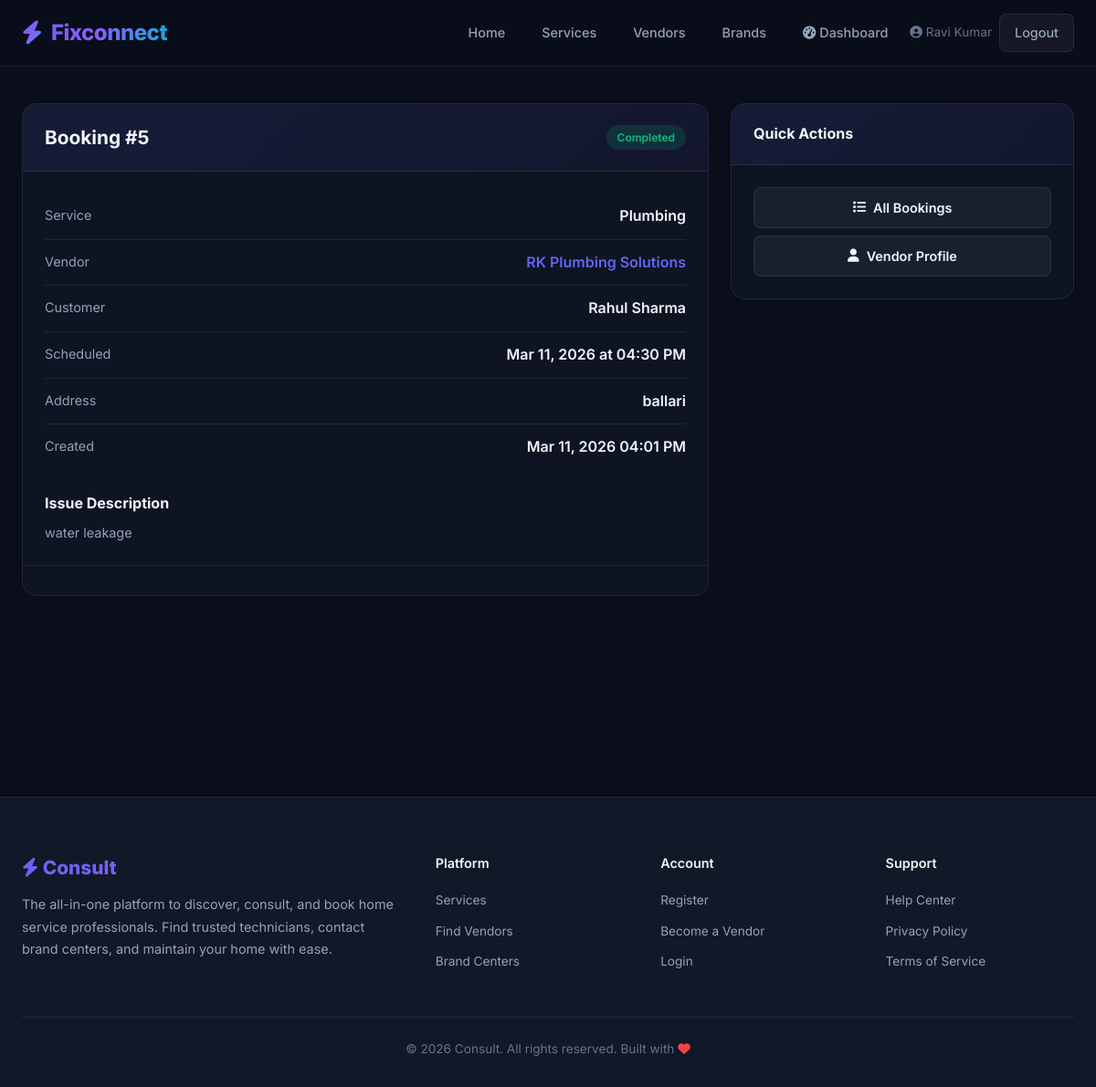
The app's page /bookings/5/ (signed in) with its own data.
### service/models.py (models this page shows, shortened)
class User(AbstractUser):
    ROLE_CHOICES = (
        ('customer', 'Customer'),
        ('vendor', 'Vendor'),
        ('admin', 'Admin'),
    )
    role = models.CharField(max_length=10, choices=ROLE_CHOICES, default='customer')
    phone = models.CharField(max_length=15, blank=True)
    city = models.CharField(max_length=100, blank=True)
    area = models.CharField(max_length=100, blank=True)
    profile_image = models.ImageField(upload_to='profiles/', blank=True, null=True)

class Booking(models.Model):
    STATUS_CHOICES = (
        ('pending', 'Pending'),
        ('accepted', 'Accepted'),
        ('in_progress', 'In Progress'),
        ('completed', 'Completed'),
        ('cancelled', 'Cancelled'),
    )
    customer = models.ForeignKey(User, on_delete=models.CASCADE, related_name='customer_bookings')
    vendor = models.ForeignKey(VendorProfile, on_delete=models.CASCADE, related_name='bookings')
    service = models.ForeignKey(ServiceCategory, on_delete=models.SET_NULL, null=True)
    description = models.TextField()
    scheduled_date = models.DateField()
    scheduled_time = models.TimeField()
    status = models.CharField(max_length=15, choices=STATUS_CHOICES, default='pending')
    address = models.TextField(blank=True)
    created_at = models.DateTimeField(auto_now_add=True)
    updated_at = models.DateTimeField(auto_now=True)
    class Meta:
        ordering = ['-created_at']

class ServiceCategory(models.Model):
    name = models.CharField(max_length=100)
    slug = models.SlugField(unique=True)
    description = models.TextField(blank=True)
    icon = models.CharField(max_length=50, default='fas fa-tools')  # FontAwesome icon class
    class Meta:
        verbose_name_plural = "Service Categories"
        ordering = ['name']

class VendorProfile(models.Model):
    user = models.OneToOneField(User, on_delete=models.CASCADE, related_name='vendor_profile')
    business_name = models.CharField(max_length=200)
    description = models.TextField(blank=True)
    services = models.ManyToManyField(ServiceCategory, related_name='vendors')
    experience_years = models.PositiveIntegerField(default=0)
    hourly_rate = models.DecimalField(max_digits=8, decimal_places=2, default=0)
    is_verified = models.BooleanField(default=False)
    is_available = models.BooleanField(default=True)
    latitude = models.FloatField(null=True, blank=True)
    longitude = models.FloatField(null=True, blank=True)
    created_at = models.DateTimeField(auto_now_add=True)

### service/views.py (the view)
# urls.py: path('bookings/<int:pk>/', views.booking_detail, name='booking_detail'),
@login_required
def booking_detail(request, pk):
    booking = get_object_or_404(Booking, pk=pk)
    if request.user.role == 'customer' and booking.customer != request.user:
        messages.error(request, 'Access denied.')
        return redirect('booking_list')
    if request.user.role == 'vendor' and booking.vendor.user != request.user:
        messages.error(request, 'Access denied.')
        return redirect('booking_list')
    review_form = None
    if (request.user.role == 'customer' and
        booking.status == 'completed' and
        not hasattr(booking, 'review')):
        review_form = ReviewForm()
    return render(request, 'booking_detail.html', {
        'booking': booking,
        'review_form': review_form,
    })

### templates/booking_detail.html (shortened to what this page needs)
{% extends 'base.html' %}
{% block content %}
<div class="page-wrapper">
  <div class="container">
    <div class="detail-grid">
      <div>
        <div class="card mb-3">
          <div class="card-header">
            <div class="flex items-center justify-between">
              <h2 style="font-size:1.3rem;">Booking #{{ booking.pk }}</h2>
              <span class="badge badge-{{ booking.status }}">{{ booking.get_status_display }}</span>
            </div>
          </div>
          <div class="card-body">
            <div class="detail-row">
              <span class="detail-label">Service</span>
              <span class="detail-value">{{ booking.service.name|default:"—" }}</span>
            </div>
            <div class="detail-row">
              <span class="detail-label">Vendor</span>
              <span class="detail-value">
                <a href="{% url 'vendor_detail' booking.vendor.pk %}">{{ booking.vendor.business_name }}</a>
              </span>
            </div>
            <div class="detail-row">
              <span class="detail-label">Customer</span>
              <span class="detail-value">{{ booking.customer.get_full_name|default:booking.customer.username }}</span>
            </div>
            <div class="detail-row">
              <span class="detail-label">Scheduled</span>
              <span class="detail-value">{{ booking.scheduled_date|date:"M d, Y" }} at {{ booking.scheduled_time|time:"h:i A" }}</span>
            </div>
            <div class="detail-row">
              <span class="detail-label">Address</span>
              <span class="detail-value">{{ booking.address|default:"—" }}</span>
            </div>
            <div class="detail-row" style="border:none;">
              <span class="detail-label">Created</span>
              <span class="detail-value">{{ booking.created_at|date:"M d, Y h:i A" }}</span>
            </div>
            {% if booking.description %}
            <div class="mt-3">
              <h3 style="font-size:1rem;margin-bottom:8px;">Issue Description</h3>
              <p class="card-text">{{ booking.description }}</p>
            </div>
            {% endif %}
          </div>
          {% if user.role == 'vendor' and booking.vendor.user == user %}
          <div class="card-footer" style="flex-wrap:wrap;">
          </div>
          {% endif %}
        </div>
      </div>
      <div>
        <div class="card">
          <div class="card-header">
            <h3 style="font-size:1rem;">Quick Actions</h3>
          </div>
          <div class="card-body" style="display:flex;flex-direction:column;gap:8px;">
            <a href="{% url 'booking_list' %}" class="btn btn-secondary btn-block">
              <i class="fas fa-list"></i> All Bookings
            </a>
            <a href="{% url 'vendor_detail' booking.vendor.pk %}" class="btn btn-secondary btn-block">
              <i class="fas fa-user"></i> Vendor Profile
            </a>
          </div>
        </div>
      </div>
    </div>
  </div>
</div>
{% endblock %}

### templates/base.html (shortened to what this page needs)
{% load static %}
<!DOCTYPE html>
<html lang="en">
<head>
  <link rel="stylesheet" href="{% static 'css/style.css' %}">
  <link rel="stylesheet" href="https://cdnjs.cloudflare.com/ajax/libs/font-awesome/6.5.1/css/all.min.css">
</head>
<body>
  <nav class="navbar">
    <div class="navbar-inner">
      <a href="{% url 'home' %}" class="navbar-brand">
        <i class="fas fa-bolt"></i> Fixconnect
      </a>
      <ul class="navbar-links">
        <li><a href="{% url 'home' %}" class="{% if request.resolver_match.url_name == 'home' %}active{% endif %}">Home</a></li>
        <li><a href="{% url 'service_list' %}" class="{% if request.resolver_match.url_name == 'service_list' %}active{% endif %}">Services</a></li>
        <li><a href="{% url 'vendor_list' %}" class="{% if request.resolver_match.url_name == 'vendor_list' %}active{% endif %}">Vendors</a></li>
        <li><a href="{% url 'brand_list' %}" class="{% if request.resolver_match.url_name == 'brand_list' %}active{% endif %}">Brands</a></li>
        {% if user.is_authenticated %}
          {% if user.role == 'customer' %}
            <li><a href="{% url 'appliance_list' %}"><i class="fas fa-box"></i> My Appliances</a></li>
            <li><a href="{% url 'booking_list' %}"><i class="fas fa-calendar"></i> Bookings</a></li>
          {% elif user.role == 'vendor' %}
            <li><a href="{% url 'vendor_dashboard' %}"><i class="fas fa-tachometer-alt"></i> Dashboard</a></li>
          {% elif user.role == 'admin' %}
            <li><a href="{% url 'admin_dashboard' %}"><i class="fas fa-shield-alt"></i> Admin</a></li>
          {% endif %}
          <li class="nav-auth">
            <span style="color:var(--text-muted);font-size:0.85rem;">
              <i class="fas fa-user-circle"></i> {{ user.get_full_name|default:user.username }}
            </span>
            <a href="{% url 'logout' %}" class="btn btn-secondary btn-sm">Logout</a>
          </li>
        {% else %}
          <li class="nav-auth">
            <a href="{% url 'login' %}" class="btn btn-secondary btn-sm">Login</a>
            <a href="{% url 'register_customer' %}" class="btn btn-primary btn-sm">Sign Up</a>
          </li>
        {% endif %}
      </ul>
    </div>
  </nav>
  {% block content %}{% endblock %}
  <footer class="footer">
    <div class="container">
      <div class="footer-grid">
        <div>
          <div class="footer-brand"><i class="fas fa-bolt"></i> Consult</div>
          <p class="footer-about">
            The all-in-one platform to discover, consult, and book home service professionals.
            Find trusted technicians, contact brand centers, and maintain your home with ease.
          </p>
        </div>
        <div>
          <h4>Platform</h4>
          <ul class="footer-links">
            <li><a href="{% url 'service_list' %}">Services</a></li>
            <li><a href="{% url 'vendor_list' %}">Find Vendors</a></li>
            <li><a href="{% url 'brand_list' %}">Brand Centers</a></li>
          </ul>
        </div>
        <div>
          <h4>Account</h4>
          <ul class="footer-links">
            <li><a href="{% url 'register_customer' %}">Register</a></li>
            <li><a href="{% url 'register_vendor' %}">Become a Vendor</a></li>
            <li><a href="{% url 'login' %}">Login</a></li>
          </ul>
        </div>
        <div>
          <h4>Support</h4>
          <ul class="footer-links">
            <li><a href="#">Help Center</a></li>
            <li><a href="#">Privacy Policy</a></li>
            <li><a href="#">Terms of Service</a></li>
          </ul>
        </div>
      </div>
      <div class="footer-bottom">
        &copy; 2026 Consult. All rights reserved. Built with <i class="fas fa-heart" style="color:var(--accent-danger);"></i>
      </div>
    </div>
  </footer>
</body>
</html>

### records on screen
User: get_full_name "Ravi Kumar"
Booking: pk "5", status "Completed", service.name "Plumbing", vendor.business_name "RK Plumbing Solutions", customer.get_full_name "Rahul Sharma", scheduled_date "Mar 11, 2026", scheduled_time "04:30 PM", address "ballari", created_at "Mar 11, 2026 04:01 PM", description "water leakage"
